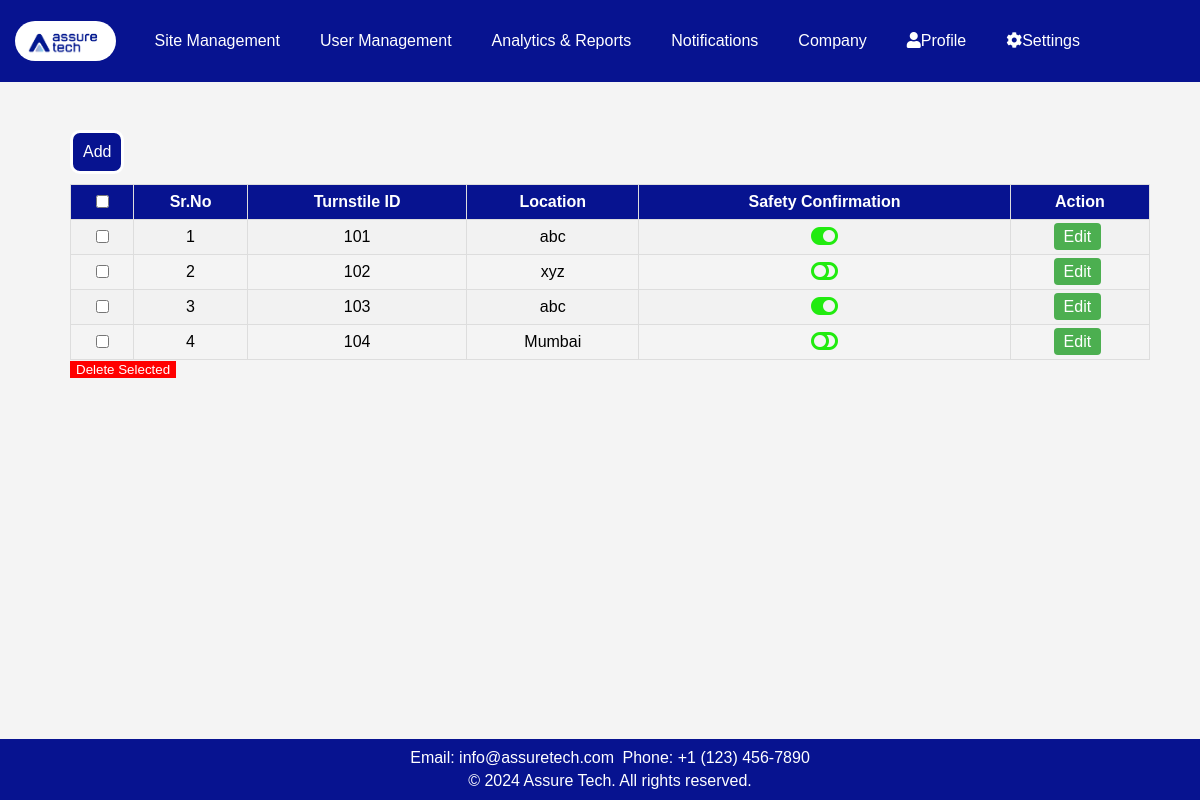
The app's page /setting_t/ with its own data.
### app1/models.py (models this page shows, shortened)
class Turnstile_S(models.Model):
    sr_no = models.AutoField(primary_key=True,unique=True)
    turnstile_id = models.IntegerField(unique=True)
    location = models.CharField(max_length=100)
    safety_confirmation = models.BooleanField(default=False)

### app1/views.py (the view)
# urls.py: path('setting_t/',views.setting_turn,name='setting_t'),
def setting_turn(request):
    turnstiles = Turnstile_S.objects.all()
    return render(request, 'app1/setting_turn.html', {'turnstiles': turnstiles})

### app1/templates/app1/setting_turn.html (shortened to what this page needs)
<!DOCTYPE html>
<html lang="en">
<head>
    <link rel="stylesheet" href="https://cdnjs.cloudflare.com/ajax/libs/font-awesome/5.15.4/css/all.min.css" />
    {% load static %}
</head>
<body>
    <header>
        <a class="logo" href="#"><img src="{% static 'app1/images/logo.jpg' %}" alt="Logo"></a>
        <nav class="nav">
            <div class="dropdown">
                <a href="{% url 'sites' %}">Site Management</a>
            </div>
            <a href="{% url 'get_all' %}">User Management</a>
            <a href="{% url 'report' %}">Analytics & Reports</a>
            <a href="{% url 'notification' %}">Notifications</a>
            <a href="{% url 'company' %}">Company</a>
            <div class="dropdown">
                <a href="#" class="dropbtn"><i class="fas fa-user"></i>Profile</a>
            </div>
            <div class="dropdown">
                <a href="#" class="dropbtn"><i class="fas fa-cog"></i>Settings</a>
            </div>
        </nav>
    </header>
    <div class="user">
        <a class="add" href="{% url 'add_turnstile' %}">Add</a>
    </div>
    <div id="table-container">
        <table id="customers">
            <form method="post" action="{% url 'delete_selected' %}">
                <table id="customers">
                    <tr>
                        <th><input type="checkbox" onClick="toggleAll(this)"></th>
                        <th>Sr.No</th>
                        <th>Turnstile ID</th>
                        <th>Location</th>
                        <th>Safety Confirmation</th>
                        <th>Action</th>
                    </tr>
                    {% for turnstile in turnstiles %}
                    <tr>
                        <td><input type="checkbox" name="selected_recordings" value="{{ turnstile.pk }}"></td>
                        <td>{{ turnstile.sr_no }}</td>
                        <td>{{ turnstile.turnstile_id }}</td>
                        <td>{{ turnstile.location }}</td>
                        <td class="switch-icon">{% if turnstile.safety_confirmation %}<i class="fas fa-toggle-on"></i>{% else %}<i class="fas fa-toggle-off"></i>{% endif %}</td>
                        <td>
                            <a href="{% url 'turnstile_edit' pk=turnstile.pk %}" class="edit-btn">Edit</a>
                        </td>
                    </tr>
                    {% endfor %}
                </table>
                <button type="submit" class="delete-btn">Delete Selected</button>
            </form>
    </div>
    <footer>
        <p>Email: info@assuretech.com</p>
        <p>Phone: +1 (123) 456-7890</p>
        <div class="footer-bottom">
            <p>&copy; 2024 Assure Tech. All rights reserved.</p>
        </div>
    </footer>
</body>
</html>

### app1/templates/app1/setting_turn.html (style rules this page uses)
body { font-family: 'Verdana', sans-serif; width: 100%; margin: 0; padding-top: 10vh; background: #f4f4f4; box-sizing: border-box; height: 700px; }
header { background-color: #071390; color: white; text-align: center; padding: 20px 0; position: fixed; top: 0; width: 100%; z-index: 1000; display: flex; justify-content: space-between; align-items: center; }
.nav { display: flex; align-items: center; margin-right: 100px; }
.logo img { max-height: 40px; margin-left: 15px; float: left; border-radius: 20px; }
.nav a { padding: 12px 20px; color: white; text-decoration: none; display: inline-block; }
.dropdown { display: inline-block; }
.user { text-align: left; margin-top: 30px; margin-left: 70px; }
.add { background-color: #071390; color: white; padding: 10px; border: solid; margin-top: 20px; display: inline-block; text-decoration: none; border-radius: 10px 10px; }
#table-container { margin-top: 10px; margin-left: 70px; margin-right: 250px; width: 90%; }
#customers { font-family: Arial, Helvetica, sans-serif; border-collapse: collapse; width: 100%; }
#customers td, #customers th { border: 1px solid #ddd; padding: 3px; text-align: center; }
#customers tr:nth-child(even) { background-color: #f2f2f2; }
#customers th { padding-top: 7px; padding-bottom: 7px; text-align: center; background-color: #071390; color: white; }
footer { position: fixed; bottom: 0; width: 100%; background-color: #071390; color: white; text-align: center; padding: 10px; z-index: 1000; }
footer h4, footer p { white-space: nowrap; margin: 0; padding: 2px; display: inline; }
.footer-bottom { white-space: nowrap; padding-top: 5px; }
.footer-bottom p { margin: 0; }
.switch-icon { font-size: 24px; color: #21eb0f; cursor: pointer; }
.edit-btn { background-color: #4CAF50; color: white; padding: 5px 10px; border: none; border-radius: 4px; cursor: pointer; margin-right: 5px; text-decoration: none; }
.delete-btn { background-color: red; color: white; border: none; }

### records on screen
Turnstile_S: sr_no "1", turnstile_id "101", location "abc", safety_confirmation True (drawn)
Turnstile_S: sr_no "2", turnstile_id "102", location "xyz", safety_confirmation False (drawn)
Turnstile_S: sr_no "3", turnstile_id "103", location "abc", safety_confirmation True (drawn)
Turnstile_S: sr_no "4", turnstile_id "104", location "Mumbai", safety_confirmation False (drawn)
